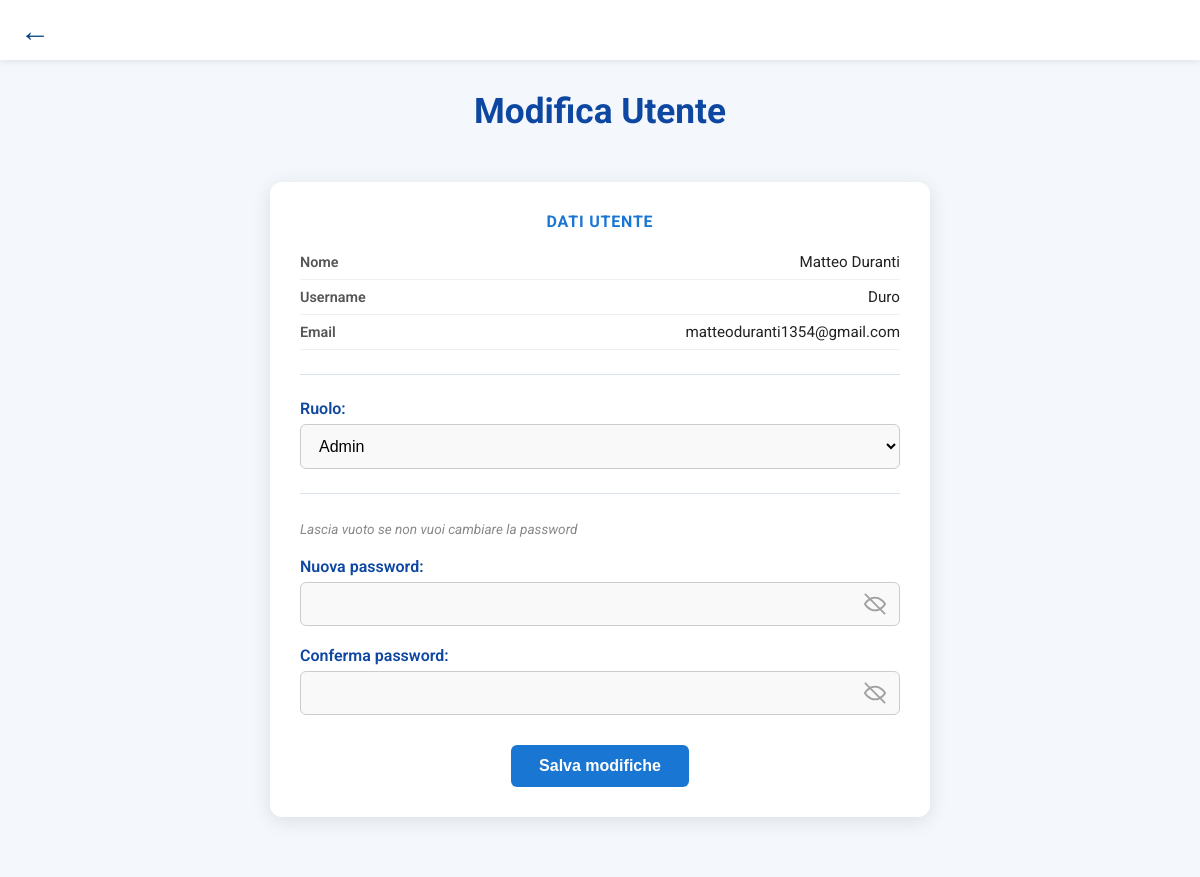
Screenshot of /modifica_utenti.php?id=1 (signed in) with the database file from the repository.
### tables this page shows
CREATE TABLE utenti (
    id INT AUTO_INCREMENT PRIMARY KEY,
    nome VARCHAR(100) NOT NULL,
    username VARCHAR(50) NOT NULL UNIQUE,
    email VARCHAR(100) NOT NULL UNIQUE,
    password VARCHAR(255) NOT NULL,
    ruolo ENUM('admin', 'utente') DEFAULT 'utente',
    data_registrazione TIMESTAMP DEFAULT CURRENT_TIMESTAMP
);

### modifica_utenti.php (the view, shortened to what this page needs)
<?php
$conn = new mysqli(
    "localhost",
    "root",
    "",
    "whistleblowing_db"
);
$id = isset($_GET['id'])
    ? (int) $_GET['id']
    : 0;
$stmt = $conn->prepare("
    SELECT *
    FROM utenti
    WHERE id = ?
");
$stmt->bind_param("i", $id);
$stmt->execute();
$result = $stmt->get_result();
$utente = $result->fetch_assoc();
?>
<!DOCTYPE html>
<html lang="it">
<head>
  <link rel="stylesheet" href="stile.css" />
</head>
<body>
<div class="top-bar">
  <a href="gestione_utenti.php" class="back-btn">←</a>
</div>
<header class="main-header">
  <div class="overlay">
    <h1>Modifica Utente</h1>
  </div>
</header>
<main class="content-wrapper">
  <div class="form-box">
    <div class="info-section">
      <h3>Dati utente</h3>
      <div class="info-row">
        <span class="info-label">Nome</span>
        <span class="info-value"><?= htmlspecialchars($utente['nome']) ?></span>
      </div>
      <div class="info-row">
        <span class="info-label">Username</span>
        <span class="info-value"><?= htmlspecialchars($utente['username']) ?></span>
      </div>
      <div class="info-row">
        <span class="info-label">Email</span>
        <span class="info-value"><?= htmlspecialchars($utente['email']) ?></span>
      </div>
    </div>
    <hr class="divider" />
    <form method="POST">
      <div class="form-group">
        <label>Ruolo:</label>
        <select name="ruolo">
          <option value="admin"  <?= $utente['ruolo'] === 'admin'  ? 'selected' : '' ?>>Admin</option>
        </select>
      </div>
      <hr class="divider" />
      <p class="section-note">Lascia vuoto se non vuoi cambiare la password</p>
      <div class="form-group">
        <label>Nuova password:</label>
        <div class="password-wrapper">
          <input type="password" id="password" name="password" />
          <button type="button" class="toggle-password" onclick="toggle('password')"></button>
        </div>
      </div>
      <div class="form-group">
        <label>Conferma password:</label>
        <div class="password-wrapper">
          <input type="password" id="conferma" name="conferma" />
          <button type="button" class="toggle-password" onclick="toggle('conferma')"></button>
        </div>
      </div>
      <div class="button-container">
        <button type="submit" class="button donate-button">Salva modifiche</button>
      </div>
    </form>
  </div>
</main>
</body>
</html>

### stile.css (style rules this page uses)
body { margin: 0; font-family: 'Roboto', sans-serif; background: #f2f4f7; color: #333; }
h1, h2, h3, h4 { color: #003d80; text-align: center; margin: 0; }
p { line-height: 1.7; margin: 0; }
.home-top-bar, .top-bar { position: fixed; top: 0; left: 0; right: 0; height: 60px; display: flex; justify-content: space-between; align-items: center; padding: 0 20px; background: #ffffff; box-shadow: 0 2px 6px rgba(0,0,0,0.08); z-index: 1100; }
.back-btn { font-size: 30px; text-decoration: none; color: #003d80; font-weight: bold; }
.main-header { background-color: #f4f7fb; padding: 90px 20px 50px; text-align: center; }
.main-header h1, .main-header h2 { font-size: 2.2rem; font-weight: 700; color: #0d47a1; }
.content-wrapper { background-color: #f4f7fb; padding-bottom: 60px; }
.form-group { margin-bottom: 20px; }
.form-group label { display: block; margin-bottom: 6px; font-weight: 600; color: #0d47a1; }
input[type="text"], input[type="password"], textarea, select { width: 100%; padding: 12px 14px; box-sizing: border-box; border: 1px solid #ccc; border-radius: 6px; font-size: 1rem; background-color: #f9f9f9; }
.password-wrapper { position: relative; }
.password-wrapper input { padding-right: 48px; }
.toggle-password { position: absolute; top: 50%; right: 10px; transform: translateY(-50%); width: 32px; height: 32px; border: none; background: transparent; cursor: pointer; }
.toggle-password::before { content: ""; display: block; width: 22px; height: 22px; margin: auto; background-repeat: no-repeat; background-position: center; background-size: contain; opacity: 0.6; }
.button-container { text-align: center; margin-top: 30px; }
.button, .donate-button { background-color: #1976d2; color: #ffffff; border: none; padding: 12px 28px; font-size: 1rem; font-weight: 600; border-radius: 6px; cursor: pointer; text-decoration: none; transition: background-color 0.3s ease, transform 0.2s ease; }

### modifica_utenti.php (style rules this page uses)
.form-box { background: #fff; max-width: 600px; margin: 0 auto; padding: 30px; border-radius: 12px; box-shadow: 0 4px 20px rgba(0,0,0,0.1); }
.info-section h3 { font-size: 1rem; font-weight: 700; color: #1976d2; margin-bottom: 14px; text-transform: uppercase; letter-spacing: 0.05em; }
.info-row { display: flex; justify-content: space-between; align-items: center; padding: 8px 0; border-bottom: 1px solid #f0f0f0; }
.info-label { font-weight: 600; color: #555; font-size: 0.9rem; }
.info-value { color: #222; font-size: 0.95rem; }
.divider { border: none; border-top: 1px solid #dce3ed; margin: 24px 0; }
.section-note { font-size: 0.85rem; color: #888; margin-bottom: 16px; font-style: italic; }

### rows the page displays
utenti: nome "Matteo Duranti", username "Duro", email "matteoduranti1354@gmail.com", ruolo "Admin"
